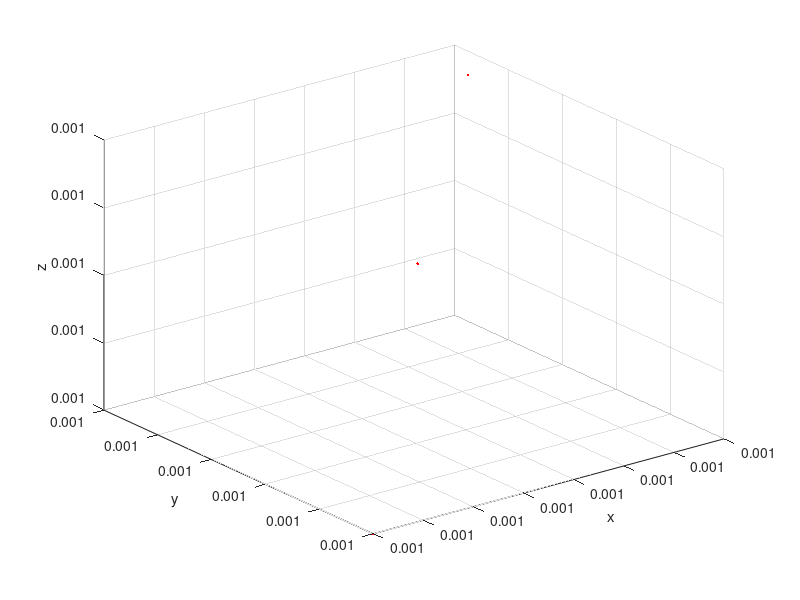

This figure's MATLAB source: (Note: this script raises an error after producing the figure.)
clear all; close all; clc
% This script aims to compute the Lorentz Force acting on a charged particle
% in a Penning Trap, solving the accompanying kinematics equations to
% ultimately simulate an animation of the particle's motion within the trap.
% All values shown are in SI units.

% =========================================================================
% INPUT PARAMETERS (adjust as necessary)
% =========================================================================

% Proton,  q = 1.602e-19 C    m = 1.672e-27 kg
q = 1.602e-19;   m = 1.672e-27;

% Potential difference between electrodes
V0 = 35.75;

% Defining the dimensions of the Penning Trap (hyperbolic endcaps and ring electrodes, Fig 5 in accompanying write-up)
z0 = 0.01215;   p0 = 0.015;

% Quadrupole potential set up by the electrodes
% V=(V0/(z0^2)+1/2*p0^2).*[-1/2*x^2 -1/2*y^2 z^2];

% Strength of B-field in +z direction (>SQRT((2m/q)V0/z0^2) for stability),
% see accompanying write-up
B = [0 0 0.2];

% Initial velocity
u = [300 400 50];

% Initial displacement, ensure values are within the confines of the trap, z0 and p0
s = [0.001 0.001 0.001];

% Total number of time steps
N = 10000; % (default)

% Time step size, see accompanying write-up
h = abs(0.01*m/(q*norm(B))); % (default) Allows the Reduced Cyclotron Motion 
                             %           to be more pronounced, at the cost
                             %           of long plotting time before the
                             %           superposition of cyclotron orbit, axial
                             %           oscillation and magnetron drift of
                             %           the particle's motion can be
                             %           observed. Increase value 
                             %           by orders of 10 to make the
                             %           Magnetron drift more
                             %           prominent (eg. try 5e-9 and 5e-8).
% =========================================================================
% SOLVING WITH FINITE DIFFERENCE METHOD
% =========================================================================
% Reference: http://www.physics.usyd.edu.au/teach_res/mp/doc/em_vBE.pdf

% Initialising arrays
x  = zeros(N,1);   y  = zeros(N,1);   z  = zeros(N,1);

% Time step 1: n = 1   
x(1) = s(1);   y(1) = s(2);   z(1) = s(3);

% Time step 2: n = 2
x(2) = x(1) + u(1)*h;   y(2) = y(1) + u(2)*h;   z(2) = z(1) + u(3)*h;

%Plotting initial displacement
i=1:2;
plot3(x(i), y(i), z(i), '.r');
xlabel('x'); ylabel('y'); zlabel('z');
drawnow;
grid on;
hold on;

% =========================================================================
% TIME LOOPS for time step 3 onwards
% =========================================================================

% Defining the constant
k = q*norm(B)*h/(2*m);

for n = 2 : N-1
    
    % Displacement
    if abs(x(n)) < p0 && abs(y(n)) < p0 && abs(z(n)) < z0 %checking that the particle is within the confines of the trap
        
        % E-field from the quadrupole potential, see accompanying write-up
        E = -(V0/(z0^2)+1/2*p0^2).*[-x(n) -y(n) 2*z(n)];
        x(n+1) = (2*x(n)+(k^2-1)*x(n-1)+2*k*y(n)-2*k*y(n-1)+(q*E(1)*h^2/m)+k*(q*E(2)*h^2/m))/(1+k^2);
        y(n+1) = (2*y(n)+(k^2-1)*y(n-1)-2*k*x(n)+2*k*x(n-1)+(q*E(2)*h^2/m)-k*(q*E(1)*h^2/m))/(1+k^2);
        z(n+1) = 2*z(n)-z(n-1)+(q*E(3)*h^2/m);
        
        % Plotting the motion
        plot3(x(n+1), y(n+1), z(n+1), '.r');
        xlabel('x'); ylabel('y'); zlabel('z');
        drawnow;
        grid on;
        hold on;
        
        % Saving the animation as a gif
        % Reference: https://ntulearn.ntu.edu.sg/bbcswebdav/pid-1357298-dt-content-rid-5090941_1/courses/17S2-PH2102-LEC/Animations%20in%20MATLAB.pdf?target=blank
        current_frame = getframe(gcf);
        if n == 2
            [mov(:,:,1,n), map] = rgb2ind(current_frame.cdata, 256, 'nodither');
        else
            mov(:,:,1,n) = rgb2ind(current_frame.cdata, map, 'nodither');
        end
        
    else
        disp('Collision of particle with Trap walls!')
        break
    end
    
    imwrite(mov, map, 'PH2102_PenningTrap_animation_jeremylian.gif', 'DelayTime', 0.03, 'LoopCount', inf);
    
end